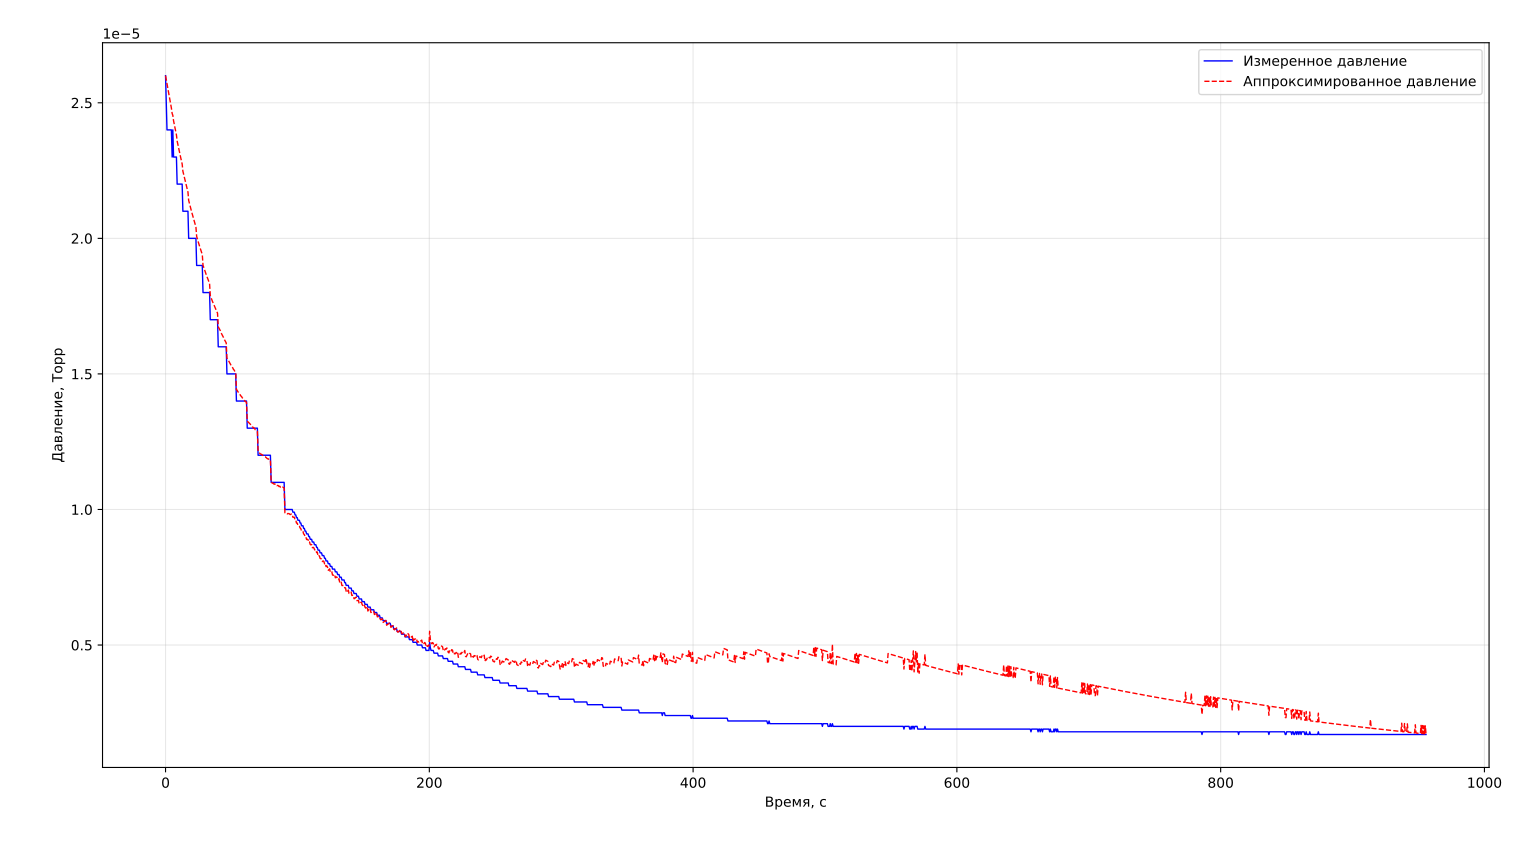

Write Python code to recreate this figure.
import pandas as pd
import matplotlib.pyplot as plt

def plot_pressure_comparison(csv_file):
    """
    Построение графика сравнения действительного и аппроксимированного давления
    """
    # Чтение данных из CSV
    df = pd.read_csv(csv_file, sep=';', decimal=',', header=None, 
                    names=['Time', 'P_measured', 'P_approximated'])
    
    # Извлечение данных
    time = df['Time'].values
    p_measured = df['P_measured'].values
    p_approximated = df['P_approximated'].values
    
    # Построение графика
    plt.figure(figsize=(10, 6))
    
    # График в линейном масштабе
    # plt.subplot(1, 2, 1)
    plt.plot(time, p_measured, 'b-', linewidth=1, label='Измеренное давление')
    plt.plot(time, p_approximated, 'r--', linewidth=1, label='Аппроксимированное давление')
    plt.xlabel('Время, с')
    plt.ylabel('Давление, Торр')
    # plt.title('Сравнение давлений (линейная шкала)')
    plt.legend()
    plt.grid(True, alpha=0.3)
    
    # # График в логарифмическом масштабе по Y
    # plt.subplot(1, 2, 2)
    # plt.semilogy(time, p_measured, 'b-', linewidth=1, label='Измеренное давление')
    # plt.semilogy(time, p_approximated, 'r--', linewidth=1, label='Аппроксимированное давление')
    # plt.xlabel('Время, с')
    # plt.ylabel('Давление, Торр')
    # plt.title('Сравнение давлений (логарифмическая шкала)')
    # plt.legend()
    # plt.grid(True, alpha=0.3)
    
    plt.tight_layout()
    plt.show()
    
    # Вывод статистики
    print(f"Количество точек: {len(time)}")
    print(f"Время: от {time[0]:.1f} до {time[-1]:.1f} с")
    print(f"Измеренное давление: от {p_measured.min():.2e} до {p_measured.max():.2e} Торр")
    print(f"Аппроксимированное давление: от {p_approximated.min():.2e} до {p_approximated.max():.2e} Торр")

# Основная программа
if __name__ == "__main__":
    csv_file = r"C:\Users\olezh\OneDrive\Рабочий стол\Лабы\Электроника\Вакуум\V.csv"
    plot_pressure_comparison(csv_file)
